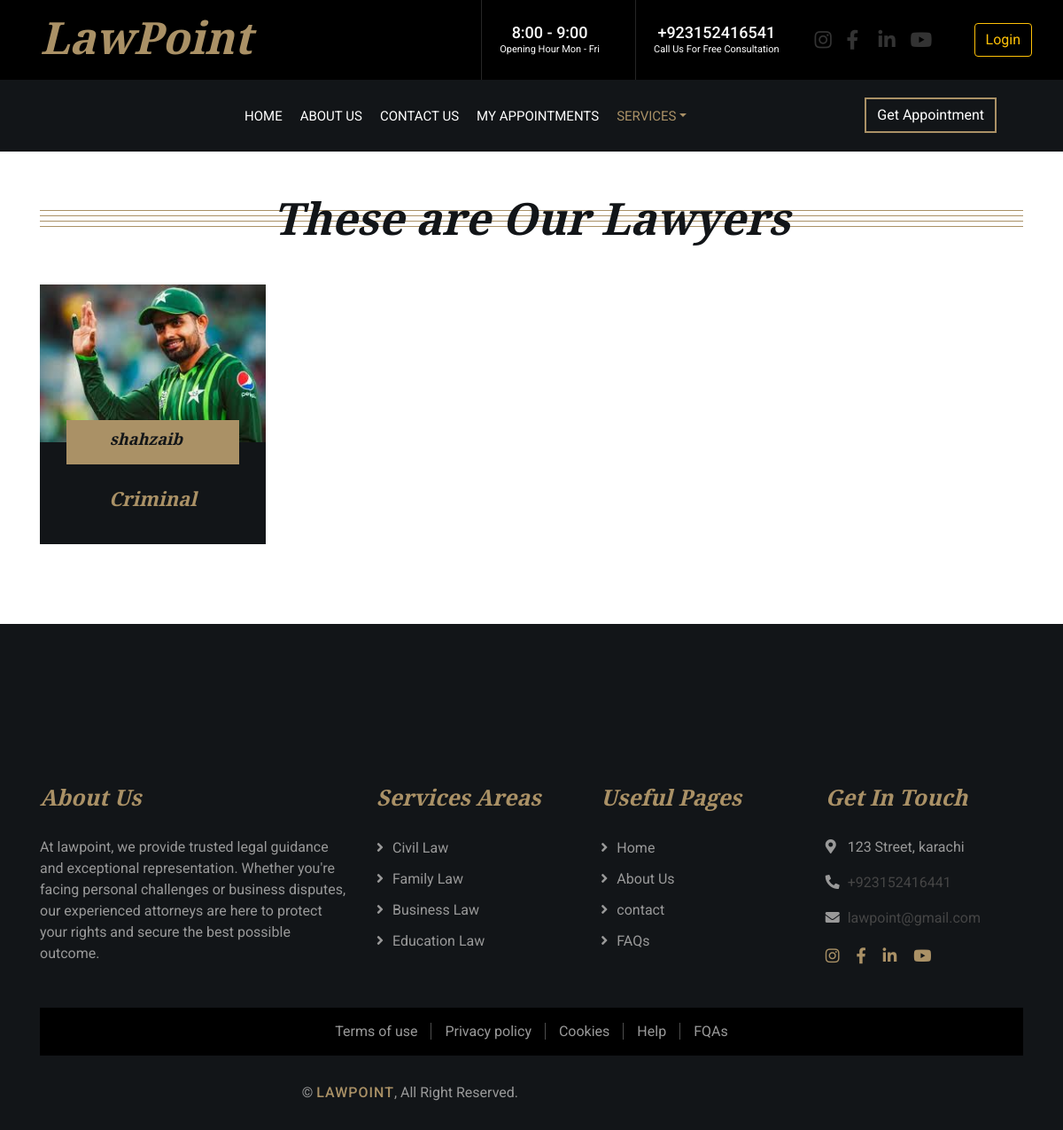
/CustomerPanel/services.php?cat_id=1, run on the app's committed database.
### tables this page shows
CREATE TABLE `lawyers` (
  `lawyer_id` int(11) NOT NULL,
  `lawyer_name` varchar(255) NOT NULL,
  `specialization` int(11) NOT NULL,
  `experience_years` varchar(255) NOT NULL,
  `profile_image` varchar(255) NOT NULL,
  `description` varchar(255) NOT NULL,
  `contact_number` int(11) NOT NULL,
  `email` varchar(255) NOT NULL,
  `password` varchar(255) NOT NULL,
  `role_id` int(11) NOT NULL
);

CREATE TABLE `categories` (
  `category_id` int(11) NOT NULL,
  `category_name` varchar(255) NOT NULL
);

### CustomerPanel/services.php (the view, shortened to what this page needs)
<?php
include("header.php");
if(isset($_GET['cat_id'])){
    $cat_id = $_GET['cat_id'];
    $select = "SELECT l. *, c.category_id , c.category_name
               FROM `lawyers` l
               INNER JOIN `categories` c
               ON l.specialization = c.category_id
               WHERE l.specialization = '$cat_id'";
    $query = mysqli_query($connect, $select);
}
?>
            <div class="team">
                <div class="container">
                    <div class="section-header">
                        <h2>These are Our Lawyers</h2>
                    </div>
                    <div class="row">
                    <?php
                    while($fetch = mysqli_fetch_assoc($query)){ ?>
                        <div class="col-lg-3 col-md-6">
                            <div class="team-item">
                                <div class="team-img">
                                    <a href="lawyerDetails.php?i=<?php echo $fetch['lawyer_id']?>"><img src="../Admin/lawyer_pics/<?php echo $fetch['profile_image'] ?>" alt="Team Image"></a>
                                </div>
                                <div class="team-text">
                                    <h2><?php echo $fetch['category_name'] ?></h2>
                                    <div class="team-social">
                                    <h2><?php echo $fetch['lawyer_name'] ?></h2>
                                    </div>
                                </div>
                            </div>
                        </div>
                        <?php } ?>
                    </div>
                </div>
            </div>
<?php
include("footer.php");
?>

### CustomerPanel/css/style.css (style rules this page uses)
html, body { margin: 0; padding: 0; overflow-x: hidden; }
body, html { margin: 0; padding: 0; }
body { color: #666666; background: #ffffff; font-family: 'Roboto', sans-serif; font-weight: 400; }
h1, h2, h3, h4, h5, h6 { font-family: 'EB Garamond', serif; font-weight: 600; font-style: italic; color: #121518; }
a { color: #454545; transition: .3s; }
*, *::before, *::after { box-sizing: border-box; }
.section-header { position: relative; width: 100%; text-align: center; margin-bottom: 45px; }
.section-header h2 { margin: 0; position: relative; font-size: 50px; font-weight: 700; white-space: nowrap; z-index: 1; }
.section-header h2::before { position: absolute; content: ""; width: 100%; height: 7px; left: 0; top: 21px; background: transparent; border-top: 1px solid #aa9166; border-bottom: 1px solid #aa9166; z-index: -1; }
.section-header h2::after { position: absolute; content: ""; width: 100%; height: 7px; left: 0; bottom: 20px; background: transparent; border-top: 1px solid #aa9166; border-bottom: 1px solid #aa9166; z-index: -1; }
.team { position: relative; width: 100%; padding: 45px 0 15px 0; }
.team .team-item { margin-bottom: 30px; }
.team .team-img { position: relative; }
.team .team-img img { width: 100%; }
.team .team-text { position: relative; padding: 50px 15px 30px 15px; text-align: center; background: #121518; }
.team .team-text h2 { font-size: 22px; font-weight: 600; color: #aa9166; }
.team .team-social { position: absolute; width: calc(100% - 60px); height: 50px; top: -25px; left: 30px; display: flex; align-items: center; justify-content: center; background: #aa9166; font-size: 0; transition: .5s; }
.team .team-social h2 { display: inline-block; margin-right: 15px; font-size: 18px; text-align: center; color: #121518; transition: .3s; }

### data on the page
lawyers: profile_image (picture), specialization.category_name "Criminal", lawyer_name "shahzaib"

### other printed values
$opening_hour "8:00 - 9:00"
$contact_number "+923152416541"
